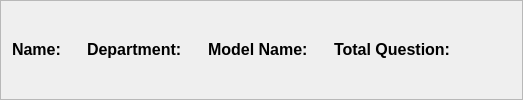
                     <widget class="QFrame" name="frame_12">
                      <property name="minimumSize">
                       <size>
                        <width>0</width>
                        <height>50</height>
                       </size>
                      </property>
                      <property name="frameShape">
                       <enum>QFrame::StyledPanel</enum>
                      </property>
                      <property name="frameShadow">
                       <enum>QFrame::Raised</enum>
                      </property>
                      <layout class="QHBoxLayout" name="horizontalLayout_16">
                       <item>
                        <widget class="QLabel" name="name_label">
                         <property name="styleSheet">
                          <string notr="true">font: 75 8pt &quot;MS Shell Dlg 2&quot;;</string>
                         </property>
                         <property name="text">
                          <string>&lt;html&gt;&lt;head/&gt;&lt;body&gt;&lt;p&gt;&lt;span style=&quot; font-size:12pt; font-weight:600;&quot;&gt;Name:&lt;/span&gt;&lt;/p&gt;&lt;/body&gt;&lt;/html&gt;</string>
                         </property>
                        </widget>
                       </item>
                       <item>
                        <widget class="QLabel" name="display_label_name">
                         <property name="minimumSize">
                          <size>
                           <width>10</width>
                           <height>10</height>
                          </size>
                         </property>
                         <property name="font">
                          <font>
                           <family>Segoe UI Semibold</family>
                           <pointsize>12</pointsize>
                           <weight>75</weight>
                           <bold>true</bold>
                          </font>
                         </property>
                         <property name="styleSheet">
                          <string notr="true">background: transparent;
margin-left: 5px;</string>
                         </property>
                         <property name="text">
                          <string>&lt;html&gt;&lt;head/&gt;&lt;body&gt;&lt;p&gt;&lt;br/&gt;&lt;/p&gt;&lt;/body&gt;&lt;/html&gt;</string>
                         </property>
                        </widget>
                       </item>
                       <item>
                        <widget class="QLabel" name="dep_label">
                         <property name="text">
                          <string>&lt;html&gt;&lt;head/&gt;&lt;body&gt;&lt;p&gt;&lt;span style=&quot; font-size:12pt; font-weight:600;&quot;&gt;Department:&lt;/span&gt;&lt;/p&gt;&lt;/body&gt;&lt;/html&gt;</string>
                         </property>
                        </widget>
                       </item>
                       <item>
                        <widget class="QLabel" name="display_label_dep">
                         <property name="minimumSize">
                          <size>
                           <width>10</width>
                           <height>10</height>
                          </size>
                         </property>
                         <property name="font">
                          <font>
                           <family>Segoe UI Semibold</family>
                           <pointsize>12</pointsize>
                           <weight>75</weight>
                           <bold>true</bold>
                          </font>
                         </property>
                         <property name="styleSheet">
                          <string notr="true">background: transparent;
margin-left: 5px;</string>
                         </property>
                         <property name="text">
                          <string>&lt;html&gt;&lt;head/&gt;&lt;body&gt;&lt;p&gt;&lt;br/&gt;&lt;/p&gt;&lt;/body&gt;&lt;/html&gt;</string>
                         </property>
                        </widget>
                       </item>
                       <item>
                        <widget class="QLabel" name="model_label">
                         <property name="text">
                          <string>&lt;html&gt;&lt;head/&gt;&lt;body&gt;&lt;p&gt;&lt;span style=&quot; font-size:12pt; font-weight:600;&quot;&gt;Model Name:&lt;/span&gt;&lt;/p&gt;&lt;/body&gt;&lt;/html&gt;</string>
                         </property>
                        </widget>
                       </item>
                       <item>
                        <widget class="QLabel" name="display_label_model_name">
                         <property name="minimumSize">
                          <size>
                           <width>10</width>
                           <height>10</height>
                          </size>
                         </property>
                         <property name="font">
                          <font>
                           <family>Segoe UI Semibold</family>
                           <pointsize>12</pointsize>
                           <weight>75</weight>
                           <bold>true</bold>
                          </font>
                         </property>
                         <property name="styleSheet">
                          <string notr="true">background: transparent;
margin-left: 5px;</string>
                         </property>
                         <property name="text">
                          <string>&lt;html&gt;&lt;head/&gt;&lt;body&gt;&lt;p&gt;&lt;br/&gt;&lt;/p&gt;&lt;/body&gt;&lt;/html&gt;</string>
                         </property>
                        </widget>
                       </item>
                       <item>
                        <widget class="QLabel" name="question_label">
                         <property name="text">
                          <string>&lt;html&gt;&lt;head/&gt;&lt;body&gt;&lt;p&gt;&lt;span style=&quot; font-size:12pt; font-weight:600;&quot;&gt;Total Question:&lt;/span&gt;&lt;/p&gt;&lt;/body&gt;&lt;/html&gt;</string>
                         </property>
                        </widget>
                       </item>
                       <item>
                        <widget class="QLabel" name="display_label_question">
                         <property name="minimumSize">
                          <size>
                           <width>10</width>
                           <height>10</height>
                          </size>
                         </property>
                         <property name="font">
                          <font>
                           <family>Segoe UI Semibold</family>
                           <pointsize>12</pointsize>
                           <weight>75</weight>
                           <bold>true</bold>
                          </font>
                         </property>
                         <property name="styleSheet">
                          <string notr="true">background: transparent;
margin-left: 5px;</string>
                         </property>
                         <property name="text">
                          <string>&lt;html&gt;&lt;head/&gt;&lt;body&gt;&lt;p&gt;&lt;br/&gt;&lt;/p&gt;&lt;/body&gt;&lt;/html&gt;</string>
                         </property>
                        </widget>
                       </item>
                       <item>
                        <spacer name="horizontalSpacer_4">
                         <property name="orientation">
                          <enum>Qt::Horizontal</enum>
                         </property>
                         <property name="sizeHint" stdset="0">
                          <size>
                           <width>40</width>
                           <height>20</height>
                          </size>
                         </property>
                        </spacer>
                       </item>
                      </layout>
                     </widget>
